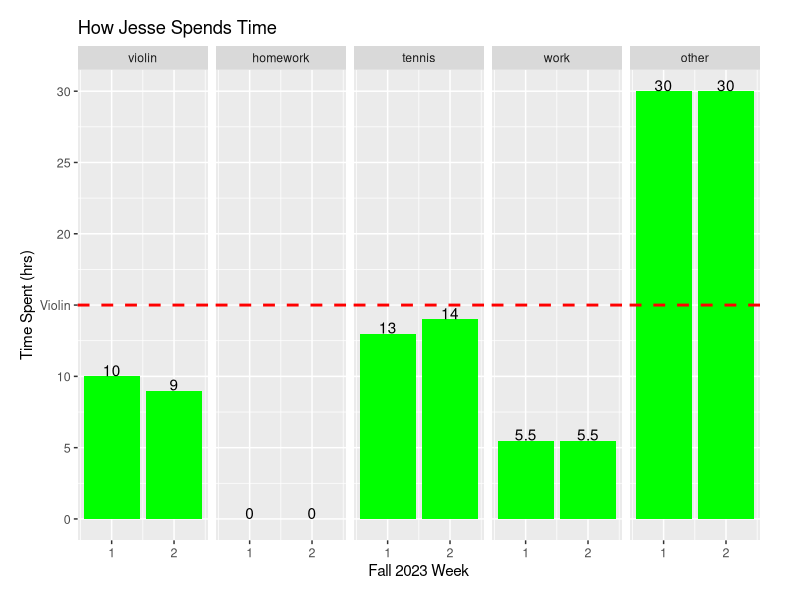
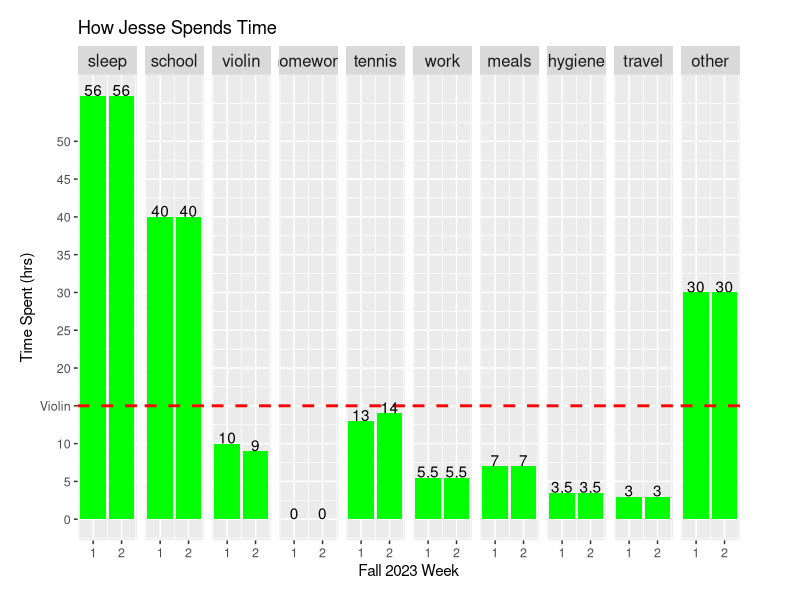
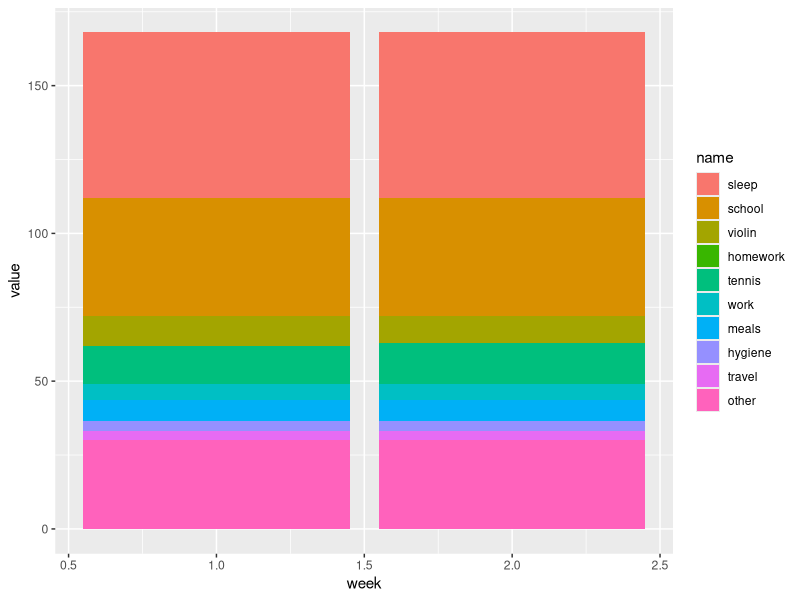

R code for these plots, in order: (Note: this script raises an error after producing the figures.)
library(tidyverse)
JesseTime <- data.frame(week=c(1,2), start=c(168,168), school=c(40,40),
                        sleep=c(56,56), meals=c(7,7), travel=c(3,3),
                        hygiene=c(3.5,3.5), tennis=c(13,14), violin=c(10,9),
                        work=c(5.5,5.5), homework=c(0,0))

JesseTime <- mutate(JesseTime, other = start-school-sleep-meals-travel-hygiene-tennis-violin-work-homework)

JesseTimeLong <- pivot_longer(JesseTime, cols=c(tennis, violin, work, homework, other),
                              names_to = "name", values_to = "value")
JesseTimeLong$name <- factor(JesseTimeLong$name,
                             levels=c("sleep","school","violin","homework",
                                      "tennis","work","meals","hygiene","travel",
                                      "other"))

g <- ggplot(JesseTimeLong, aes(x=week,y=value))
#png(file="JessePlot.png", width=500, height=500)
g+geom_bar(stat = "identity",fill = "green")+xlab("Fall 2023 Week")+
  ylab("Time Spent (hrs)")+
  facet_wrap(~name,ncol=5)+
  scale_x_continuous(breaks = c(1,2), labels=c(1,2))+
  scale_y_continuous(breaks = c(0,5,10,15,20,25,30,35,40,45,50),
                     labels=c("0","5","10","Violin",20,25,30,35,40,45,50))+
  ggtitle("How Jesse Spends Time")+
  #theme(plot.title = element_text(hjust = 0.5))+
  geom_hline(yintercept=15, linetype="dashed", color = "red", size=1)+
  theme(plot.margin = unit(c(1,2,1,1), "lines"))+
  theme(axis.text=element_text(size=9))+
  geom_text(aes(label = value), vjust = 0)
dev.off()

JesseTimeLong2 <- pivot_longer(JesseTime, cols=-c(week,start), names_to = "name",
                               values_to="value")
JesseTimeLong2$name <- factor(JesseTimeLong2$name,
                             levels=c("sleep","school","violin","homework",
                                      "tennis","work","meals","hygiene","travel",
                                      "other"))
head(JesseTimeLong2)
g2 <- ggplot(JesseTimeLong2, aes(x=week,y=value))
png(file="Wk2JessePlot2.png", width=1000, height=500)
g2+geom_bar(stat="identity",fill = "green")+xlab("Fall 2023 Week")+
  ylab("Time Spent (hrs)")+
  facet_wrap(~name,ncol=10)+
  scale_x_continuous(breaks = c(1,2), labels=c(1,2))+
  scale_y_continuous(breaks = c(0,5,10,15,20,25,30,35,40,45,50),
                     labels=c("0","5","10","Violin",20,25,30,35,40,45,50))+
  ggtitle("How Jesse Spends Time")+
  #theme(plot.title = element_text(hjust = 0.5))+
  geom_hline(yintercept=15, linetype="dashed", color = "red", size=1)+
  theme(plot.margin = unit(c(1,3,1,1), "lines"))+
  theme(axis.text=element_text(size=9))+
  geom_text(aes(label = value), vjust = 0)+
  theme(strip.text = element_text(size = 12))
dev.off()
40+40+10+13+5.5+5+3+2.5+49






g <- ggplot(JesseTimeLong2, aes(x = week, y = value, fill = name))
g + geom_bar(stat = "identity")
  #scale_fill_discrete(labels = c("G1", "G2", "G3")) 


g <- ggplot(JesseTime, aes(x=Week,y=Work))
g+geom_bar(stat='identity',fill = "red")+ylab("Hours")
g <- ggplot(JesseTimeLong, aes(x=Week,y=value))
g+geom_bar(stat='identity',fill = "green")+ylab("Hours")+facet_wrap(~measure)
JesseTimeLong <- pivot_longer(JesseTime,cols=-Week,names_to = "measure",
                              values_to = "value")
#JesseTime$Week <- factor(JesseTime$Week, levels = JesseTime$Week[order(-JesseTime$Violin)])
JesseTime
JesseTimeLong
